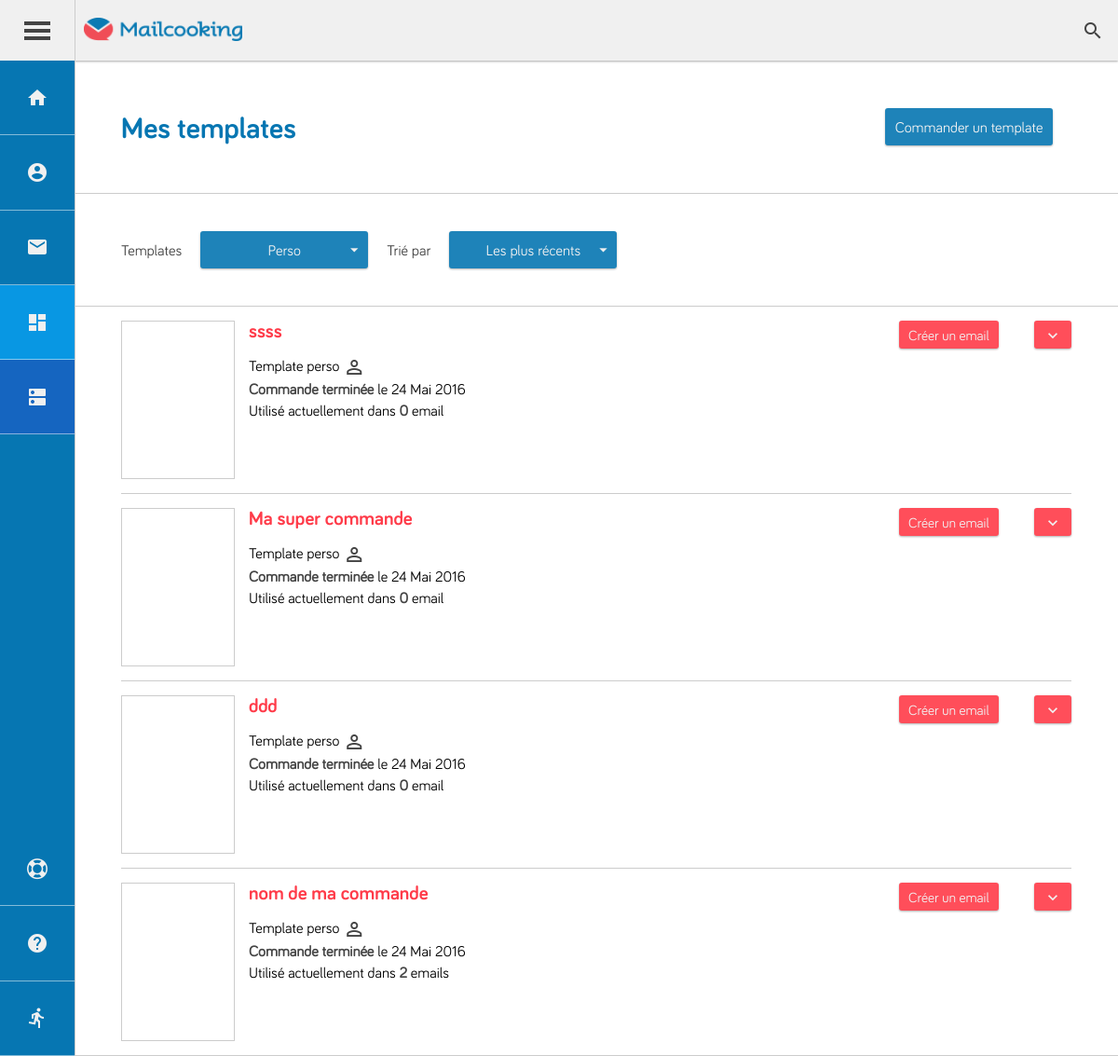
Page /?module=user&action=template (signed in) on the committed database.
### tables this page shows
CREATE TABLE `template_mail` (
  `id_template` int(11) NOT NULL,
  `id_template_commande` int(11) NOT NULL,
  `DOM` text NOT NULL,
  `medias` text NOT NULL,
  `title_template` varchar(100) NOT NULL COMMENT 'Titre du template',
  `statut` int(11) NOT NULL DEFAULT '0' COMMENT 'Disponibilité du template',
  `id_allow` varchar(255) NOT NULL,
  `upload_template_date` timestamp NOT NULL DEFAULT CURRENT_TIMESTAMP COMMENT 'date de la mise en ligne du template'
);

CREATE TABLE `template_commande` (
  `id_user` varchar(255) NOT NULL,
  `id_commande` int(11) NOT NULL,
  `nom_commande` varchar(255) NOT NULL,
  `commentaire_commande` varchar(255) NOT NULL,
  `status` varchar(255) NOT NULL,
  `date_creat` timestamp NOT NULL DEFAULT CURRENT_TIMESTAMP
);

### core/coremodel.php (called while the page is built, shortened)
<?php
function counttable($table, $options=array()) {
	global $connexion;
	try {
		$sql = 'SELECT count(*) AS nb FROM ' . $table;
		if ((isset($options['wherecolumn'])) && (isset($options['wherevalue']))) {
			$sql .= ' WHERE ' . $options["wherecolumn"] . '="' . $options["wherevalue"] . '"';
		}
		$query = $connexion->prepare($sql);
		$query->execute();
		$result = $query->fetch();
		return $result['nb'];
	}
	catch (Exception $e)
	{
		die("Erreur SQL : " . $e->getMessage());
	}
}

### app/model/user/template/read_templates.php (called while the page is built, shortened)
<?php
	function read_templates($id)
	{
		global $connexion;
		try
		{
			$query = $connexion->prepare('SELECT *
											FROM template_mail
												WHERE id_allow = "all" OR id_allow = :id
												AND statut = 1');
			$query->bindParam(':id', $id, PDO::PARAM_INT);
			$query->execute();
			$template = $query->fetchAll();
			return $template;
		}
		catch (Exception $e)
		{
			die("Erreur SQL : " . $e->getMessage());
		}
	}

### app/model/user/template/valide_order.php (called while the page is built, shortened)
<?php
	function get_infos($id)
	{
		global $connexion;
		try
		{
			$query = $connexion->prepare('SELECT *
											FROM template_commande, users
												WHERE id_commande =	:id_commande
												AND id_user=user_id');
			$query->bindParam(':id_commande', $id, PDO::PARAM_INT);
			$query->execute();
			$order = $query->fetchAll();
			return $order;
		}
		catch (Exception $e)
		{
			die("Erreur SQL : " . $e->getMessage());
		}
	}

### app/view/user/template.php (the view, shortened to what this page needs)
<?php
	include("app/view/layout/user/header.php");
?>
<div class="container container_template">
	<div class="block full_block">
		<div class="pannel pannel_heading">
			<div class="row nowrap row-hori-between row-verti-center">
				<div>
					<h1>Mes templates</h1>
				</div>
				<div class="row row-verti-center nowrap">
					<button data-popup-order class="button_default button_primary">Commander un template</button>
				</div>
			</div>
		</div>
	</div>
	<div class="block full_block">
		<div class="pannel pannel_body">
			<div class="col nowrap">
				<div class="row row-verti-center nowrap line_custom_search_template">
					<span class="text_additional">Templates</span>
					<div class="select-wrapper">
						<select class="select_default button_primary" data-select-template id="selectDisplayAllow">
							<?php if (!$public) { ?>
								<option selected="selected" value="1">Perso</option>
							<?php } else { ?>
								<option selected="selected" value="0">Public</option>
								<option value="1">Perso</option>
							<?php } ?>
						</select>
					</div>
					<span class="text_additional">Trié par</span>
					<div class="select-wrapper">
						<select class="select_default button_primary"  data-select-template id="selectDisplayDate">
							<option selected="selected" value="1">Les plus récents</option>
						</select>
					</div>
				</div>
			</div>
		</div>
	</div>
	<div class="block full_block">
		<div class="pannel pannel_body list_template">
			<ul class="col nowrap">
			<?php foreach ($template as $key => $temp) {
			$commande = get_infos(intval($temp["id_template_commande"]));
			$id_user = $commande[0]["id_user"];
			$societe_user = mb_strtolower(substr($commande[0]["societe"], 0, 3));
			$chemin = "client/".$id_user."_".$societe_user."/";
			$folder = $commande[0]["id_commande"].'_'.substr(str_replace(' ', '_', $commande[0]["nom_commande"]),0,15);
				$options = array ("wherecolumn" => "template_id",
									"wherevalue" => $temp['id_template']);
				$countMailsEditor = counttable("mail_editor", $options);
			?>
				<li class="row nowrap row-hori-between li_template" data-list-templates data-allow="<?php if ($temp['id_allow'] == 'all') { ?>0<?php } else { ?>1<?php } ?>" data-template="<?= $temp['id_template']; ?>">
					<div class="row nowrap">
						<div style="background: url('<?= $chemin.'templates/'.$folder.'/thumbnails/thumbnail.png'; ?>');" data-popup-preview class="col nowrap col_template_thumbs">
						</div>
						<div class="col nowrap col_template_descr">
							<p>
								<span  spellcheck="false" onpaste="return false" class="title_row"><?= $temp['title_template']; ?></span>
							</p>
							<div class="info_template">
								<p>Template <?php if ($temp['id_allow'] == 'all') { ?>
									public <i class="material-icons">public</i>
								<?php } else { ?>
									perso <i class="material-icons">perm_identity</i>
								<?php } ?>
								</p>
								<p><strong>Commande terminée</strong> le 24 Mai 2016</p>
								<p>Utilisé actuellement dans <strong><?= $countMailsEditor; ?></strong> email<?php if ($countMailsEditor > 1) { ?>s
								<?php } ?></p>
							</div>
						</div>
					</div>
					<div class="col nowrap">
						<div class="row wrap row-verti-center row-hori-between row_actions_template">
							<button data-creat-email class="button_default button_secondary">Créer un email</button>
							<button data-action-template class="button_default button_secondary"><i class="material-icons data-action-template">expand_more</i></button>
						</div>
					</div>
				</li>
			<?php } ?>
			</ul>
		</div>
	</div>
</div>
<?php
	include("app/view/layout/user/footer.php");
?>

### rows in the picture
template_mail: title_template "ssss", id_allow "perso", countMailsEditor "0"
template_mail: title_template "Ma super commande", id_allow "perso", countMailsEditor "0"
template_mail: title_template "ddd", id_allow "perso", countMailsEditor "0"
template_mail: title_template "nom de ma commande", id_allow "perso", countMailsEditor "2"
